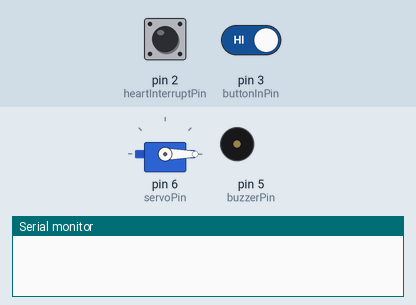
Recording of a sketch running on a simulated Arduino Uno, built with avr-gcc and run on an emulated ATmega328P. Parts: servo, buzzer (waves = sounding), the last lines printed to the serial monitor. The inputs (shaded band) are chosen by the test bench; at power-on: pin 2 (heartInterruptPin) HIGH, pin 3 (buttonInPin) HIGH.

Above: at 1.2 s.
1.3 s: pin 2 (heartInterruptPin) pulled LOW for 1 s
At 3.2 s:
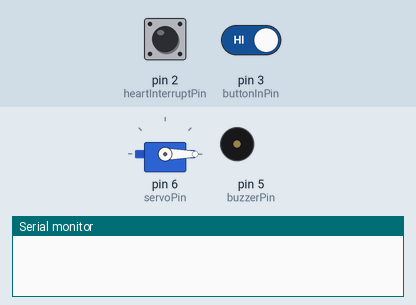
3.8 s: pin 2 (heartInterruptPin) pulled LOW for 3.2 s
At 4.4 s:
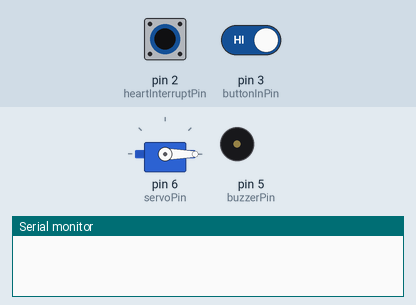
8.5 s: pin 2 (heartInterruptPin) pulsed LOW 5 times (0.12 s each, 0.3 s apart)
At 10.0 s:
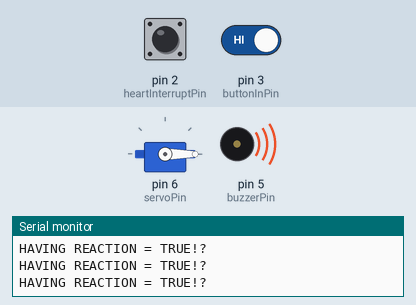
11.5 s: pin 2 (heartInterruptPin) driven LOW and pin 3 (buttonInPin) driven LOW
At 12.2 s:
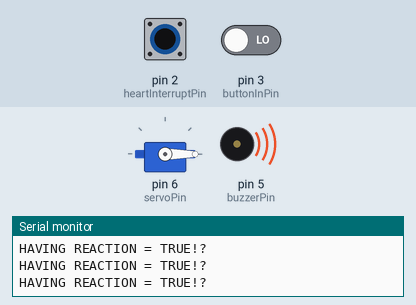
14.5 s: pin 2 (heartInterruptPin) driven HIGH
Timing chart, 0 to 20.1 s (numbered marks = the images above; inputs shaded):
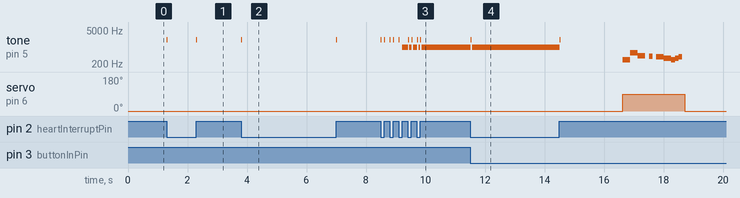

The sketch:

main.ino
```cpp
#include <Servo.h>

// pin definitions
const int buzzerPin = 5;
const int heartInterruptPin = 2;
const int buttonInPin = 3;
const int servoPin = 6;

// other global constants
const int injectionDelay = 5000; // the time between the start of the warning and start of injection in milliseconds

// volatile vars for interrupts
volatile bool heartRateState = false;
volatile bool volButtonState = false;

// objects
Servo servo;

// global vars
int buttonState = 0;
int havingReaction = 0;
unsigned long timeReactionStarted = 0;

// heart rate tracking
const int beatsToTrack = 16;
const int beatsForShortAvg = 6;
int heartBeats[beatsToTrack]; // store the heart beats as time since the previous beat
unsigned long timeOfLastBeat = 0;
float longAvg = 0; // the long and short term average heart rates
float shortAvg = 0;

void setup() {
  // set pin modes
  pinMode(buzzerPin, OUTPUT);
  pinMode(heartInterruptPin, INPUT_PULLUP);
  pinMode(buttonInPin, INPUT_PULLUP);
  // set interrupts
  attachInterrupt(digitalPinToInterrupt(heartInterruptPin), flipHeartRateState, CHANGE);
  attachInterrupt(digitalPinToInterrupt(buttonInPin), flipVolButtonState, RISING);
  // activate serial TODO remove this
  Serial.begin (9600);
  // setup the servo
  servo.attach(servoPin);
  servo.write(0);
  havingReaction = 0;
}

void loop()
{

  // if a reaction is occuring
  if (havingReaction == true) {
    unsigned long currentTime = millis();
    Serial.println(String("HAVING REACTION = TRUE!?"));
    if ((currentTime - timeReactionStarted) >= injectionDelay) {
      Serial.println(String("INJECTION STARTED") + " Current Time: " + String(currentTime) + " Time Reaction Started: " + String(timeReactionStarted));
      inject();
      havingReaction = false;
      timeReactionStarted = 0;
    }
  }

  //  handle heart rate stuff
  if (heartRateState == true) {
    updateHeartData();
    audioBlip();
    calcNewAvgs();
    // check if a reaction is occuring
    if (longAvg >= shortAvg * 1.2) {
      havingReaction = true;
      timeReactionStarted = millis();
      Serial.println(String("REACTION STARTED") + "LONG: " + String(longAvg) + " SHORT: " + String(shortAvg));
      tone(buzzerPin, 1000, injectionDelay);
    }
    int i = 0;
    String toPrint = "";
    for ( i = 0; i < beatsToTrack; i++) {
      toPrint += String(heartBeats[i]) + " ";
    }
    // Serial.println(toPrint);
    // Serial.println("LONG: " + String(longAvg) + " SHORT: " + String(shortAvg));
    delay(25);
    heartRateState = false;
  }

  // WITH STATE and INTERRUPTs
  //  if (volButtonState == true) {
  //    volButtonState = false;
  //    audioBlip();
  //    inject();
  //  }
}

void audioBlip() {
  tone(buzzerPin, 2000, 10);
}

void flipHeartRateState() {
  //  heartRateState = !heartRateState;
  heartRateState = true;
}

void flipVolButtonState() {
  volButtonState = !volButtonState;
}

void updateHeartData() {
  int currentTime = millis(); // TODO this should proabably be an unsigned long
  int newBeatDuration = currentTime - timeOfLastBeat; // TODO this should also
      // probably be an unsigned long, that is then analyzes and cast to an int for the array
  // this check is to prevent wild averages if the system is running and isn't connected for a while
  if (newBeatDuration < 10000) {
    rotateArray();
    heartBeats[beatsToTrack - 1] = newBeatDuration;
  }
  // TODO (if testing supports it) wipe the array if it has been too long since a heartbeat?
  timeOfLastBeat = currentTime;
}

void rotateArray() {
  int i = 0;
  for ( i = 0; i < beatsToTrack - 1; i++ ) {
    heartBeats[i] = heartBeats[i + 1];
  }
}

void calcNewAvgs() {
  longAvg = calcArrayAvg(0, beatsToTrack - beatsForShortAvg - 1);
  shortAvg = calcArrayAvg(beatsToTrack - beatsForShortAvg, beatsToTrack - 1);
}

float calcArrayAvg(int startIndex, int endIndex) {
  int i = 0;
  int totalTime = 0;
  int numIndexes = 0;
  for (i = startIndex; i <= endIndex; i++) {
    totalTime += heartBeats[i];
    numIndexes++;
  }
  return (totalTime / numIndexes);
}

// Turn the servo to inject
void inject() {
  servo.write(90);
  breakItDown();
  delay(200);
  servo.write(0);
}

void breakItDown() {
  tone(buzzerPin, 294, 125); //D4
  delay(125);
  tone(buzzerPin, 294, 125); //D4
  delay(125);
  tone(buzzerPin, 587, 250); //D5
  delay(250);
  tone(buzzerPin, 440, 250); //A4
  delay(375);
  tone(buzzerPin, 415, 125); //Ab4
  delay(250);
  tone(buzzerPin, 392, 250); //G4
  delay(250);
  tone(buzzerPin, 349, 250); //F4
  delay(250);
  tone(buzzerPin, 294, 125); //D4
  delay(125);
  tone(buzzerPin, 349, 125); //F4
  delay(125);
  tone(buzzerPin, 392, 125); //G4
}
```

Measured:
- after the input at 1.3 s, tone on pin 5 (buzzerPin): alternates 2000 Hz for 0.01 s and silent for 0.99 s, starting at once
- after the input at 3.8 s, tone on pin 5 (buzzerPin): alternates 2000 Hz for 0.01 s and silent for 3.2 s, starting at once
- after the input at 8.5 s, tone on pin 5 (buzzerPin): plays 2000 Hz for 0.01 s, 2000 Hz for 0.01 s, 2000 Hz for 0.01 s, 2000 Hz for 0.01 s, 2000 Hz for 0.01 s, 1000 Hz for 0.19 s … (14 notes in this stretch), starting at once
- after the input at 11.5 s, tone on pin 5 (buzzerPin): 1000 Hz → 2000 Hz at once, → silent 0.01 s later, → 1000 Hz 0.04 s later
